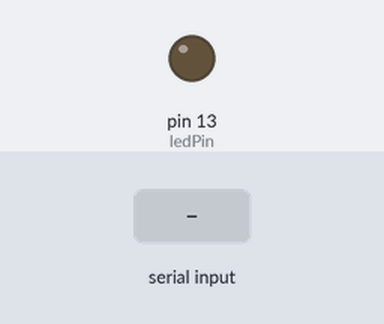
A sketch run on a simulated Arduino Uno, built with avr-gcc and run on an emulated ATmega328P. On the bench: output pins drawn as LEDs (lit = HIGH). Inputs (shaded band) come from the test bench. What the sketch prints to the serial monitor is not drawn.

Above: at 1.2 s.
1.3 s: "1\n" received over Serial
At 1.7 s:
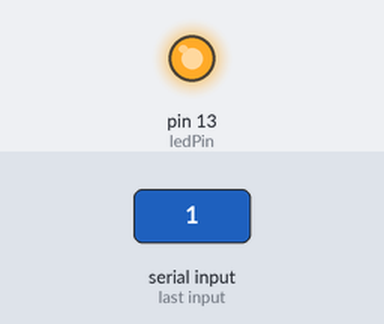
Timing chart, 0 to 7.9 s (numbered marks = the images above; inputs shaded):
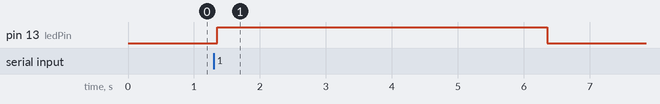

Measured:
- after the input at 1.3 s, pin 13 (ledPin): LOW → HIGH after 0.05 s, → LOW 5.0 s later

The sketch:

arduino.ino
```cpp
int ledPin = 13;

void setup() {
  Serial.begin(9600);
  pinMode(ledPin, OUTPUT);
}


void loop() {
  if ( Serial.available() > 0 ) {
    int open = Serial.parseInt();

    if (open == 1) {
      digitalWrite(ledPin, HIGH);
      delay(5000);
      digitalWrite(ledPin, LOW);
      Serial.write("0\n");  //Door Locked
      delay(1000);
    }
  }
  delay(50);
}
```
